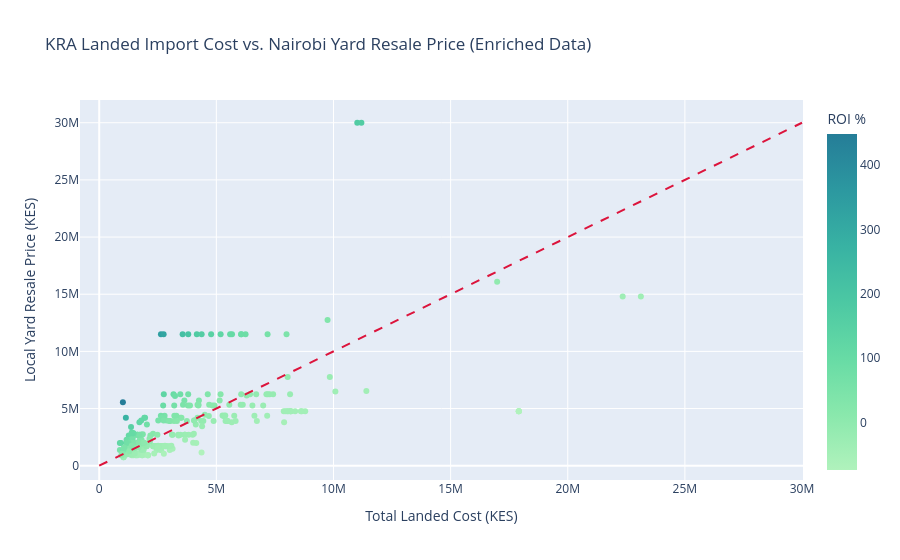

Here is the notebook cell this chart was saved with:
### Code cell
# Interactive scatter plot comparing import landed cost to Nairobi yard resale price
fig = px.scatter(
    df,
    x="calculated_landed_cost_kes",
    y="median_local_yard_price_kes",
    color="roi_percent",
    hover_name="model",
    hover_data=["make", "year", "local_listing_count"],
    title="KRA Landed Import Cost vs. Nairobi Yard Resale Price (Enriched Data)",
    labels={
        "calculated_landed_cost_kes": "Total Landed Cost (KES)",
        "median_local_yard_price_kes": "Local Yard Resale Price (KES)",
        "roi_percent": "ROI %"
    },
    color_continuous_scale="Tealgrn"
)

# Add break-even diagonal reference line (Y = X)
max_val = max(df['calculated_landed_cost_kes'].max(), df['median_local_yard_price_kes'].max())
fig.add_shape(
    type="line", x0=0, y0=0, x1=max_val, y1=max_val,
    line=dict(color="crimson", dash="dash"),
    name="Break-even Line"
)

fig.show()

### Figure 1 — Plotly figure (JSON) as saved in the notebook; plotly's stock layout.template omitted (floating-point values rounded to 4 significant figures; data arrays with more than 128 entries replaced by an {"elided": "..."} marker saying what was removed)
{"data": [{"customdata": {"elided": "283x3 mixed values"}, "hovertemplate": "<b>%{hovertext}</b><br><br>Total Landed Cost (KES)=%{x}<br>Local Yard Resale Price (KES)=%{y}<br>make=%{customdata[0]}<br>year=%{customdata[1]}<br>local_listing_count=%{customdata[2]}<br>ROI %=%{marker.color}<extra></extra>", "hovertext": {"elided": "283 str values"}, "legendgroup": "", "marker": {"color": {"elided": "283 float values"}, "coloraxis": "coloraxis", "symbol": "circle"}, "mode": "markers", "name": "", "orientation": "v", "showlegend": false, "type": "scatter", "x": {"elided": "283 float values"}, "xaxis": "x", "y": {"elided": "283 float values"}, "yaxis": "y"}], "layout": {"coloraxis": {"autocolorscale": false, "colorbar": {"title": {"text": "ROI %"}}, "colorscale": [[0, "rgb(176, 242, 188)"], [0.1667, "rgb(137, 232, 172)"], [0.3333, "rgb(103, 219, 165)"], [0.5, "rgb(76, 200, 163)"], [0.6667, "rgb(56, 178, 163)"], [0.8333, "rgb(44, 152, 160)"], [1, "rgb(37, 125, 152)"]]}, "legend": {"tracegroupgap": 0}, "shapes": [{"line": {"color": "crimson", "dash": "dash"}, "name": "Break-even Line", "type": "line", "x0": 0, "x1": 29999000, "y0": 0, "y1": 29999000}], "title": {"text": "KRA Landed Import Cost vs. Nairobi Yard Resale Price (Enriched Data)"}, "xaxis": {"anchor": "y", "domain": [0, 1], "title": {"text": "Total Landed Cost (KES)"}}, "yaxis": {"anchor": "x", "domain": [0, 1], "title": {"text": "Local Yard Resale Price (KES)"}}}}
